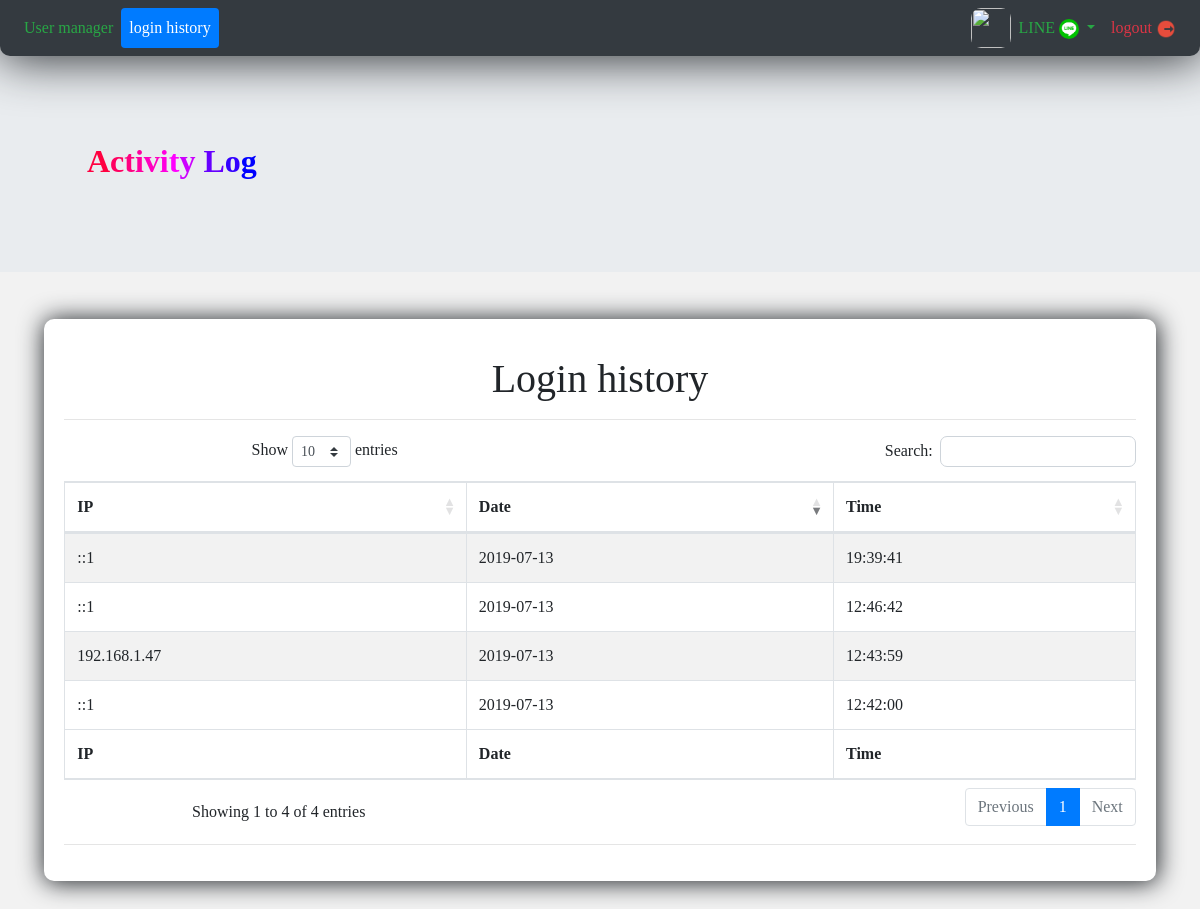
Screenshot of /adloghis.php (signed in) with the database file from the repository.
### tables this page shows
CREATE TABLE `user` (
  `userid` int(11) NOT NULL,
  `email` varchar(255) NOT NULL,
  `password` text NOT NULL,
  `fname` text NOT NULL,
  `lname` text NOT NULL,
  `status` int(11) NOT NULL DEFAULT 1,
  `type` enum('user','admin','','') NOT NULL,
  `pic` text NOT NULL
);

CREATE TABLE `log` (
  `login` int(11) NOT NULL,
  `userid` int(11) NOT NULL,
  `date` timestamp NOT NULL DEFAULT current_timestamp() ON UPDATE current_timestamp(),
  `detail` text NOT NULL,
  `ip` text NOT NULL
);

### myConn.php (called while the page is built, shortened)
<?php
class MyCon
{
    var $dbname = "project_thitiwas";
    var $host = "localhost";
    var $user = "thitiwas";
    var $password = "chalo8661";
    function getConnent()
    {
        try {
            $pdo = new PDO("mysql:dbname={$this->dbname};host={$this->host}", $this->user, $this->password);
            if ($pdo) {
                return $pdo;
            }
        } catch (Exception $exc) {
            echo $exc;
            echo $exc->getTraceAsString();
            return null;
        }
    }
}
?>

### userDb.php (called while the page is built, shortened)
<?php
require_once("./myConn.php");
class UserDb extends MyCon
{
    function getUserId($email)
    {
        $query = "select userid from user where email = '" . $email . "' and status = 1";
        try {
            $result = $this->getConnent()->query($query);
            if ($result->rowCount() == 0) {
                return 0;
            } else {
                $fetch = $result->fetch(PDO::FETCH_BOTH);
                return $fetch[0];
            }
        } catch (Exception $exc) {
            echo $exc;
            echo $exc->getTraceAsString();
        }
    }
    function getPic($email)
    {
        try {
            $query = "SELECT pic FROM user WHERE email = '$email' AND status = 1";
            $result = $this->getConnent()->query($query);
            $result = $result->fetchAll();
            return $result[0][0];
        } catch (Exception $ex) {
            return null;
        }
    }
}
?>

### logDb.php (called while the page is built, shortened)
<?php
require_once('myConn.php');
class logDb extends MyCon
{
    function getLog($userid)
    {
        try {
            $query = "SELECT date,ip FROM log WHERE userid = $userid ORDER BY `log`.`date` DESC";
            $result = $this->getConnent()->query($query);
            $f = array();
            while ($fetch = $result->fetch(PDO::FETCH_ASSOC)) {
                $f[] = $fetch;
            }
            return $f;
        } catch (Exception $ex) {
            return false;
        }
    }
}
?>

### adloghis.php (the view, shortened to what this page needs)
<!DOCTYPE html>
<html lang="en">
<head>
    <link rel="stylesheet" href="https://maxcdn.bootstrapcdn.com/bootstrap/4.3.1/css/bootstrap.min.css">
    <link rel="stylesheet" href="mycss.css">
    <link rel="stylesheet" href="https://cdn.datatables.net/1.10.19/css/dataTables.bootstrap4.min.css">
</head>
<body>
<?php
require('lineloginlibery.php');
require('userDb.php');
require('logDb.php');
$userDb = new UserDb();
$logDb = new logDb();
?>
<header>
    <nav class="navbar navbar-expand-sm bg-dark navbar-dark fixed-top boxandshadow">
        <div class="collapse navbar-collapse" id="collapsibleNavbar">
            <ul class="nav nav-pills navbar-nav mr-auto">
                <li class="nav-item"><a class="nav-link text-success" href="devconsole.php">User manager</a></li>
                <li class="nav-item"><a class="nav-link active bg-primary" href="adloghis.php">login history</a></li>
            </ul>
            <ul class="nav ml-auto navbar-nav">
            <li class="nav-item">
                    <img src="<?php
                    $pic = $userDb->getPic($_SESSION['email']);
                    if ($pic == "") {
                        $pic = "http://www.cs.rmutk.ac.th/image/utk.jpg";
                    }
                    echo $pic;
                    ?>"
                         style="width: 40px;height: 40px;border-radius: 10px 10px 10px 10px; ">
                </li>
                <li class="dropdown">
                    <a class="text-success dropdown-toggle nav-link" data-toggle="dropdown" href="#">
                        LINE <img
                                src="lineIcon.png"
                                style="width: 20px;height: 20px;border-radius: 10px 10px 10px 10px; ">
                                </a>
                </li>
                <li class="nav-item">
                    <a class="nav-link text-danger" href="login.php">logout <img
                                src="logout.png"
                                style="width: 20px;height: 20px;"></a>
                </li>
            </ul>
        </div>
    </nav>
</header>
<div class="col-md-12 jumbotron jumbotron-fluid box text-success" style="margin-top: 50px;">
    <div style="font-size: 32px">
        <div><b>
                <span style="color:#ff0040;">A</span><span style="color:#ff0060;">c</span><span
                        style="color:#ff0080;">t</span><span style="color:#ff00a0;">i</span><span
                        style="color:#ff00bf;">v</span><span style="color:#ff00df;">i</span><span
                        style="color:#ff00ff;">t</span><span style="color:#cc00ff;">y</span><span
                        style="color:#9900ff;"> </span><span style="color:#6600ff;">L</span><span
                        style="color:#3300ff;">o</span><span style="color:#0000ff;">g</span>
            </b></div>
    </div>
</div>
<div class="container-fluid">
    <div>
        <div style="font-size: 16px">
            <div class="row">
                <div class="col-md-12" align="center">
                    <div class="mybox massagemanager">
                        <p>
                        <h1 align="center">
                            Login history
                        </h1>
                        </p>
                        <hr>
                        <table id="logTab2" class="table table-striped table-bordered">
                            <thead>
                            <tr>
                                <th>IP</th>
                                <th>Date</th>
                                <th>Time</th>
                            </tr>
                            </thead>
                            <tbody>
                            <?php
                            $re = $logDb->getLog($userDb->getUserId($_SESSION['email']));
                            $i = 0;
                            while ($i < sizeof($re)) {
                                echo "<tr>";
                                echo "<td>" . $re[$i]['ip'] . "</td>";
                                $arr2 = str_split($re[$i]['date'], 10);
                                echo "<td>" . $arr2[0] . "</td>";
                                echo "<td>" . $arr2[1] . "</td>";
                                echo "</tr>";
                                $i++;
                            }
                            ?>
                            </tbody>
                            <tfoot>
                            <tr>
                                <th>IP</th>
                                <th>Date</th>
                                <th>Time</th>
                            </tr>
                            </tfoot>
                        </table>
                        <hr>
                    </div>
                </div>
            </div>
        </div>
    </div>
</body>
</html>

### mycss.css (style rules this page uses)
.ml-auto { left: auto !important; right: 0px; }
.mr-auto { right: auto !important; left: 0px; }
.boxandshadow { border-radius: 0px 0px 10px 10px; box-shadow: 1px 1px 50px 1px; }
@media (min-width: 1000px) { tr:nth-child(even) { background-color: #dddddd; } }
@media (min-width: 1000px) { .box { padding: 87px; } }
@media (min-width: 1000px) { .mybox { border-radius: 10px 10px 10px 10px; box-shadow: 1px 1px 25px 1px; padding: 20px; margin-top: 15px; width: 95%; background-color: white; } }
@media (min-width: 1000px) { body { margin-bottom: 30px; background-color: #F2F2F2; font-family: Georgia; } }

### rows the page displays
user: userid.ip "::1", userid.date "2019-07-13", userid.date "19:39:41", userid.date "12:46:42", userid.ip "192.168.1.47", userid.date "12:43:59", userid.date "12:42:00"
